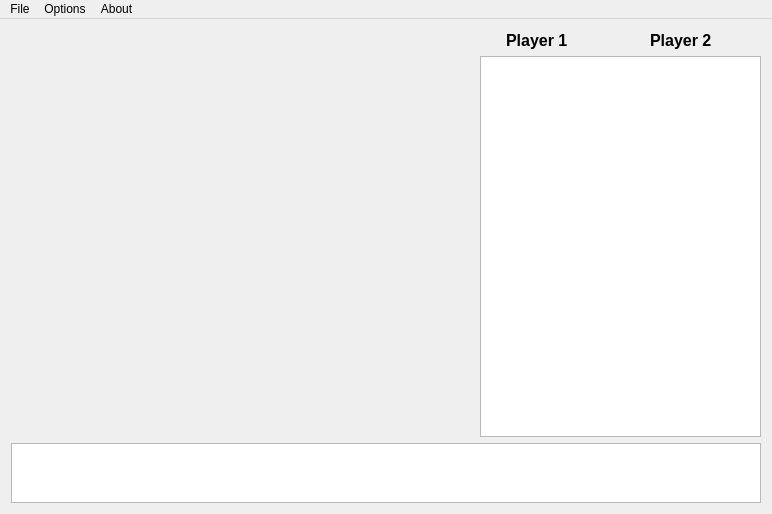
<?xml version="1.0" encoding="UTF-8"?>
<ui version="4.0">
 <class>ChessUI</class>
 <widget class="QMainWindow" name="ChessUI">
  <property name="geometry">
   <rect>
    <x>0</x>
    <y>0</y>
    <width>772</width>
    <height>514</height>
   </rect>
  </property>
  <property name="sizePolicy">
   <sizepolicy hsizetype="Preferred" vsizetype="Preferred">
    <horstretch>0</horstretch>
    <verstretch>0</verstretch>
   </sizepolicy>
  </property>
  <property name="windowTitle">
   <string>ChessUI</string>
  </property>
  <property name="locale">
   <locale language="English" country="UnitedKingdom"/>
  </property>
  <widget class="QWidget" name="centralWidget">
   <property name="sizePolicy">
    <sizepolicy hsizetype="Preferred" vsizetype="Preferred">
     <horstretch>2</horstretch>
     <verstretch>2</verstretch>
    </sizepolicy>
   </property>
   <layout class="QGridLayout" name="gridLayout">
    <property name="sizeConstraint">
     <enum>QLayout::SetDefaultConstraint</enum>
    </property>
    <item row="0" column="7">
     <widget class="QLabel" name="labelBlack">
      <property name="sizePolicy">
       <sizepolicy hsizetype="Preferred" vsizetype="Minimum">
        <horstretch>0</horstretch>
        <verstretch>0</verstretch>
       </sizepolicy>
      </property>
      <property name="maximumSize">
       <size>
        <width>16777215</width>
        <height>20</height>
       </size>
      </property>
      <property name="font">
       <font>
        <pointsize>12</pointsize>
        <weight>75</weight>
        <bold>true</bold>
        <kerning>true</kerning>
       </font>
      </property>
      <property name="styleSheet">
       <string notr="true"/>
      </property>
      <property name="text">
       <string>Player 2</string>
      </property>
      <property name="scaledContents">
       <bool>false</bool>
      </property>
      <property name="alignment">
       <set>Qt::AlignLeading|Qt::AlignLeft|Qt::AlignVCenter</set>
      </property>
     </widget>
    </item>
    <item row="1" column="4" colspan="4">
     <widget class="QPlainTextEdit" name="right">
      <property name="sizePolicy">
       <sizepolicy hsizetype="Preferred" vsizetype="Preferred">
        <horstretch>0</horstretch>
        <verstretch>0</verstretch>
       </sizepolicy>
      </property>
      <property name="minimumSize">
       <size>
        <width>0</width>
        <height>0</height>
       </size>
      </property>
      <property name="readOnly">
       <bool>true</bool>
      </property>
     </widget>
    </item>
    <item row="0" column="4">
     <widget class="QLabel" name="label">
      <property name="sizePolicy">
       <sizepolicy hsizetype="Minimum" vsizetype="Preferred">
        <horstretch>0</horstretch>
        <verstretch>0</verstretch>
       </sizepolicy>
      </property>
      <property name="maximumSize">
       <size>
        <width>20</width>
        <height>16777215</height>
       </size>
      </property>
      <property name="styleSheet">
       <string notr="true">image: url(:/wp);</string>
      </property>
      <property name="text">
       <string/>
      </property>
     </widget>
    </item>
    <item row="2" column="0" colspan="8">
     <widget class="QTableWidget" name="bottom">
      <property name="sizePolicy">
       <sizepolicy hsizetype="Preferred" vsizetype="Preferred">
        <horstretch>0</horstretch>
        <verstretch>0</verstretch>
       </sizepolicy>
      </property>
      <property name="maximumSize">
       <size>
        <width>16777215</width>
        <height>60</height>
       </size>
      </property>
      <property name="baseSize">
       <size>
        <width>0</width>
        <height>60</height>
       </size>
      </property>
     </widget>
    </item>
    <item row="0" column="5">
     <widget class="QLabel" name="labelWhite">
      <property name="sizePolicy">
       <sizepolicy hsizetype="Preferred" vsizetype="Minimum">
        <horstretch>0</horstretch>
        <verstretch>0</verstretch>
       </sizepolicy>
      </property>
      <property name="maximumSize">
       <size>
        <width>16777215</width>
        <height>20</height>
       </size>
      </property>
      <property name="font">
       <font>
        <pointsize>12</pointsize>
        <weight>75</weight>
        <bold>true</bold>
        <kerning>true</kerning>
       </font>
      </property>
      <property name="styleSheet">
       <string notr="true"/>
      </property>
      <property name="text">
       <string>Player 1</string>
      </property>
      <property name="alignment">
       <set>Qt::AlignLeading|Qt::AlignLeft|Qt::AlignVCenter</set>
      </property>
     </widget>
    </item>
    <item row="0" column="6">
     <widget class="QLabel" name="label_2">
      <property name="sizePolicy">
       <sizepolicy hsizetype="Minimum" vsizetype="Preferred">
        <horstretch>0</horstretch>
        <verstretch>0</verstretch>
       </sizepolicy>
      </property>
      <property name="maximumSize">
       <size>
        <width>20</width>
        <height>16777215</height>
       </size>
      </property>
      <property name="styleSheet">
       <string notr="true">image: url(:/bp);</string>
      </property>
      <property name="text">
       <string/>
      </property>
     </widget>
    </item>
   </layout>
  </widget>
  <widget class="QMenuBar" name="menuBar">
   <property name="geometry">
    <rect>
     <x>0</x>
     <y>0</y>
     <width>772</width>
     <height>21</height>
    </rect>
   </property>
   <widget class="QMenu" name="menuFile">
    <property name="title">
     <string>File</string>
    </property>
    <addaction name="actionNew_game_against_computer"/>
    <addaction name="actionNew_game"/>
    <addaction name="separator"/>
    <addaction name="actionExit"/>
   </widget>
   <widget class="QMenu" name="menuOptions">
    <property name="title">
     <string>Options</string>
    </property>
    <addaction name="actionSettings"/>
   </widget>
   <widget class="QMenu" name="menuAbout">
    <property name="title">
     <string>About</string>
    </property>
    <addaction name="actionAbout"/>
   </widget>
   <addaction name="menuFile"/>
   <addaction name="menuOptions"/>
   <addaction name="menuAbout"/>
  </widget>
  <action name="actionExit">
   <property name="text">
    <string>Exit</string>
   </property>
  </action>
  <action name="actionSettings">
   <property name="text">
    <string>Settings</string>
   </property>
  </action>
  <action name="actionNew_game">
   <property name="text">
    <string>New game against human</string>
   </property>
  </action>
  <action name="actionNew_game_against_computer">
   <property name="text">
    <string>New game against computer</string>
   </property>
  </action>
  <action name="actionLoad_engine">
   <property name="text">
    <string>Load engine</string>
   </property>
  </action>
  <action name="actionAbout">
   <property name="text">
    <string>About</string>
   </property>
  </action>
 </widget>
 <layoutdefault spacing="6" margin="11"/>
 <resources/>
 <connections>
  <connection>
   <sender>actionExit</sender>
   <signal>triggered()</signal>
   <receiver>ChessUI</receiver>
   <slot>close()</slot>
   <hints>
    <hint type="sourcelabel">
     <x>-1</x>
     <y>-1</y>
    </hint>
    <hint type="destinationlabel">
     <x>199</x>
     <y>149</y>
    </hint>
   </hints>
  </connection>
 </connections>
</ui>
